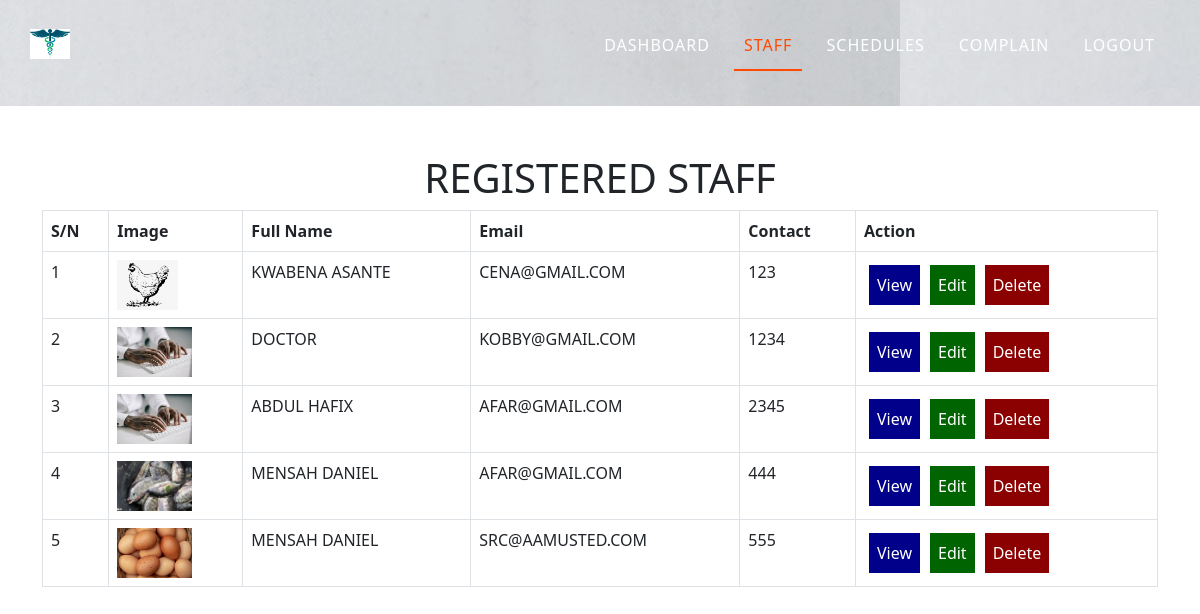
Page /teacher.php on the committed database.
### tables this page shows
CREATE TABLE `users` (
  `user_id` int(11) NOT NULL,
  `full_name` varchar(200) NOT NULL,
  `email` varchar(200) NOT NULL,
  `password` varchar(200) NOT NULL,
  `image` text NOT NULL,
  `joined_date` datetime NOT NULL DEFAULT current_timestamp(),
  `last_login` datetime NOT NULL,
  `date_of_birth` varchar(20) NOT NULL,
  `staff_ID` varchar(20) NOT NULL,
  `contact` varchar(12) NOT NULL,
  `gender` varchar(10) NOT NULL,
  `start_time` time NOT NULL DEFAULT current_timestamp(),
  `end_time` time NOT NULL DEFAULT current_timestamp(),
  `duty` varchar(100) NOT NULL,
  `complain` varchar(100) NOT NULL,
  `reply` varchar(100) NOT NULL,
  `reset_code` varchar(10) NOT NULL
);

### teacher.php (the view, shortened to what this page needs)
<?php
    include 'config.php';
?>
<!DOCTYPE html>
<html lang="en">
<head>
    <link rel="stylesheet" href="https://cdn.jsdelivr.net/npm/bootstrap@5.2.0/dist/css/bootstrap.min.css">
    <link rel="stylesheet" href="../css/style.css">
  <link rel="stylesheet" href="https://cdnjs.cloudflare.com/ajax/libs/font-awesome/4.7.0/css/font-awesome.min.css">
</head>
<body>
  <header class="header-area" style="background-image: url('wat.jpg');">
        <div class="header-container">
            <div class="site-logo">
                <img src="log.jpg" height="30px;">
            </div>
           <div class="site-nav-menu">
                <ul class="primary-menu">
                    <li>
                    <a href="admin_index.php">Dashboard</a> </li>
                    <li><a class="active" aria-current="page" href="teacher.php">Staff</a></li>
                    <li><a href="students.php">Schedules</a></li>
                    <li><a href="accounts_list.php">Complain</a></li>
                    <li><a href="admin_login.php">LogOut</a></li>
                </ul>
            </div>
        </div>
    </header>
<div class = "container">
<div class = "row">
    <div class = "col-xl-12">
        <h1 class = "text-center pt-5"> REGISTERED STAFF </h1>
        <table class="table table-bordered">
        <thead>
            <tr>
                <th>S/N</th>
                <th>Image</th>
                <th>Full Name</th>
                <th>Email</th>
                <th>Contact</th>
                <th>Action</th>
            </tr>
        </thead>
        <tbody>
<?php
 $n=1;
$stmt=$db_conn->prepare('SELECT * FROM users');
$stmt->execute();
if($stmt->rowCount()>0)
{
    while($row=$stmt->fetch(PDO::FETCH_ASSOC))
{
    extract($row);
?>
     <tr>
    <td><?php echo $n; ?></td>
     <td><img src="users/<?php echo $row['image']?>" style="height: 50px;"></td>
    <td style="text-transform:uppercase;"><?php echo $row['full_name']; ?></td>
    <td style="text-transform:uppercase;"><?php echo $row['email']; ?></td>
    <td style="text-transform:uppercase;"><?php echo $row['contact']; ?></td>
    <td>
    <div style="display:flex;">
    <form action="view_teacher.php" method="POST" enctype="multipart">
    <button style="background: darkblue; color: white; padding: 8px; border: none; margin: 5px;"> View</button>
    </form>
            <form action="teacher_update.php" method="POST" enctype="multipart">
            <button style="background: darkgreen; color: white; padding: 8px; border: none; margin: 5px;">Edit</button>
            </form>
            <form action="delete_teacher.php" method="POST" enctype="multipart">
            <button style="background: darkred; color: white; padding: 8px; border: none; margin: 5px;">Delete</button>
        </form>
                </div>
                </td>
        </tr>
            <?php
            $n++;
                }
            }
             else
          {
            ?>  <tr><td colspan="8">
                 <div class="not_registered" style="text-align: center;">
                 <b>No Student Registered</b>
                 </div><td><tr>
                        <?php
      }
      ?>
         </tbody>
    </table>
</body>
</html>

### teacher.php (style rules this page uses)
th, td { padding: 8px; text-align: left; border-bottom: 2px solid #ddd; }
.header-area { background: #142440; width: 100%; padding: 12px 30px; z-index: 999; }
.header-container { display: table; width: 100%; margin: auto; }
.site-logo { float: left; padding: 17px 0px; }
.site-nav-menu { float: right; }
.primary-menu { list-style: none; }
.primary-menu li { display: inline-block; margin: 21px 5px; }
.primary-menu a { color: #fff; position: relative; text-decoration: none; text-transform: uppercase; font-weight: 500; letter-spacing: 1px; padding: 15px 10px; transition: .5s; }
.primary-menu a:hover, .primary-menu .active { color:#ff4a04; }
.primary-menu li a:after { content: ""; position: absolute; width: 0%; height: 2px; background: #ff4a04; bottom: 0px; left: 0; transition: all .5s; }
.primary-menu li .active:after { width: 100%; }

### rows in the picture
users: image (picture), full_name "KWABENA ASANTE", email "CENA@GMAIL.COM", contact "123"
users: image (picture), full_name "DOCTOR", email "KOBBY@GMAIL.COM", contact "1234"
users: image (picture), full_name "ABDUL HAFIX", email "AFAR@GMAIL.COM", contact "2345"
users: image (picture), full_name "MENSAH DANIEL", email "AFAR@GMAIL.COM", contact "444"
users: image (picture), full_name "MENSAH DANIEL", email "SRC@AAMUSTED.COM", contact "555"
